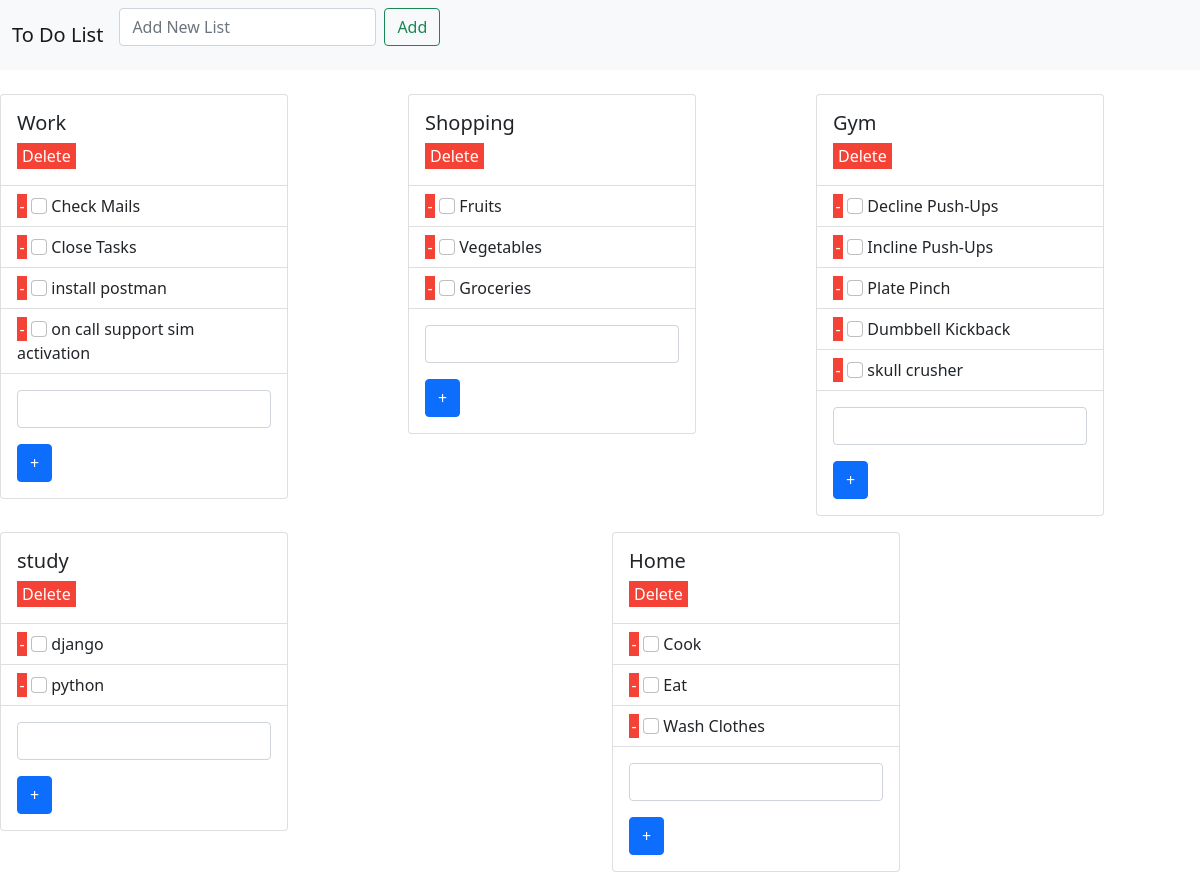
The page / on the database its author committed.
### note/models.py (models this page shows)
class List(models.Model):
    name = models.CharField(max_length=255)

class ListItem(models.Model):
    list = models.ForeignKey(List, on_delete=models.CASCADE)
    name = models.CharField(max_length=1000)

### note/views.py (the view)
# urls.py: path('', views.ListView, name = "ListView"),
def ListView(request):
    if request.method == 'GET':
        List_Obj = List.objects.all()
        List_Itm_Obj = ListItem.objects.all()
        template = 'ListView.html'
        context = {'list_obj': List_Obj, 'list_itm_obj': List_Itm_Obj}
        return render(request, template, context)

### templates/ListView.html (shortened to what this page needs)
<html>
    <head>
        <link href="https://cdn.jsdelivr.net/npm/bootstrap@5.0.1/dist/css/bootstrap.min.css" rel="stylesheet">
    </head>
    <body>
        <nav class="navbar navbar-expand-lg navbar-light bg-light">
            <div class="container-fluid">
              <a class="navbar-brand" href="#">To Do List</a>
              <div class="collapse navbar-collapse" id="navbarSupportedContent">
                <form class="d-flex" action="addNewList/" method="POST">
                  <input class="form-control me-2" type="add" placeholder="Add New List" aria-label="add" name = "ListName">
                  <button class="btn btn-outline-success" type="submit">Add</button>
                </form>
              </div>
            </div>
        </nav>
        <div class="row" style="margin-top: 2%; ">
          {% for list in list_obj %}
            <div class="col">
                <form method="POST" action="addListItem/">
                    <div class="card" style="width: 18rem;">
                      <div class="card-body">
                            <h5 class="card-title">{{list.name}}</h5>
                            <a class="button_list" href="delete/{{list.id}}">Delete</a>
                      </div>
                        <ul class="list-group list-group-flush">
                            {% for list_item in list_itm_obj %}
                            {% if list_item.list_id == list.id %}
                              <li class="list-group-item">
                                <a class="button_item" href="deleteItem/{{list_item.id}}"> -</a>
                                <input type="checkbox" class="form-check-input" id="exampleCheck1">  {{list_item.name}} </li>
                            {% endif %}
                            {% endfor %}
                        </ul>
                        <div class="card-body">
                                <div class="mb-3">
                                <input type="text" class="form-control" name="list_item" required>
                                </div>
                                <button type="submit" class="btn btn-primary" style="text-align: center;">+</button>
                        </div>
                    </div>
                </form>
            </div>
          {% endfor %}
        </div>
    </body>
</html>

### templates/ListView.html (style rules this page uses)
.button_list { background-color: #f44336; color: white; padding: 1px 5px; text-align: center; text-decoration: none; display: inline-block; }
.button_item { background-color: #f44336; color: white; text-align: center; text-decoration: none; display: inline-block; width: 10px; height: auto; border-radius: 100; }

### rows shown on the page
List: name "Work"
ListItem: name "Check Mails"
ListItem: name "Close Tasks"
ListItem: name "install postman"
ListItem: name "on call support sim activation"
List: name "Shopping"
ListItem: name "Fruits"
ListItem: name "Vegetables"
ListItem: name "Groceries"
List: name "Gym"
ListItem: name "Decline Push-Ups"
ListItem: name "Incline Push-Ups"
ListItem: name "Plate Pinch"
ListItem: name "Dumbbell Kickback"
ListItem: name "skull crusher"
List: name "study"
ListItem: name "django"
ListItem: name "python"
List: name "Home"
ListItem: name "Cook"
ListItem: name "Eat"
ListItem: name "Wash Clothes"
